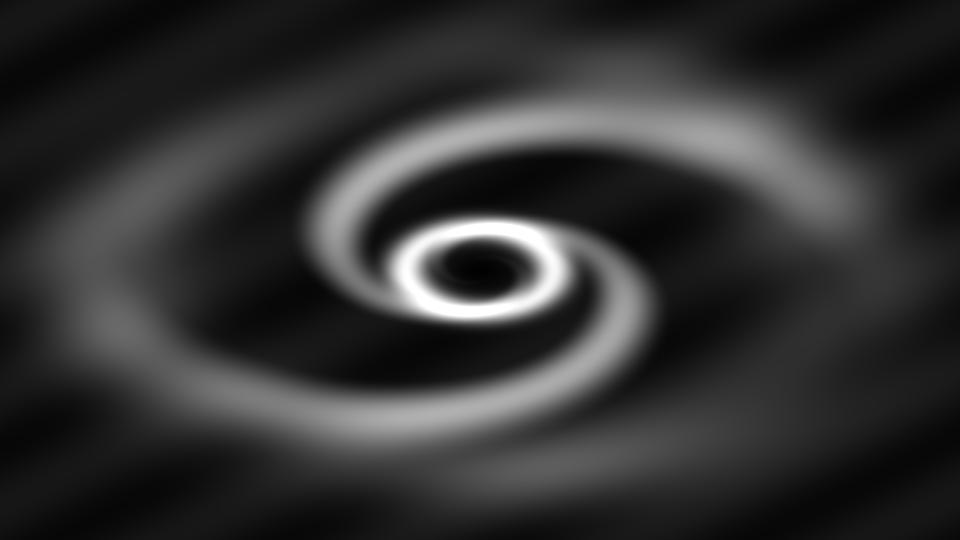
#> input picture synthetic_storm.jpg, 960 x 540 px
$ python stormwalkers_engine.py
#> lines starting #> are read from the running program, lines starting #| are printed output that depends on the picture
#!/usr/bin/env python3
# Stormwalkers — The Earth Information Jukebox
# Scans the satellite image from left to right, converts its colors into a C minor pentatonic
# stereo piece, and writes stormwalkers_final.wav.

import hashlib
import os
import struct
import wave

import numpy as np
from PIL import Image

# Fixed audio quality and duration.
SAMPLE_RATE = 44100
DURATION = 10.0

# C minor pentatonic (C, Eb, F, G, Bb). From bottom to top, in the same order as the y-axis.
# Frequencies are taken from equal temperament with A4 = 440 Hz.
SCALE_HZ = (
    130.8128,  # C3
    155.5635,  # Eb3
    174.6141,  # F3
    195.9977,  # G3
    233.0819,  # Bb3
    261.6256,  # C4
    311.1270,  # Eb4
    349.2282,  # F4
    391.9954,  # G4
    466.1638,  # Bb4
    523.2511,  # C5
)
SCALE_NAMES = (
    "C3", "Eb3", "F3", "G3", "Bb3",
    "C4", "Eb4", "F4", "G4", "Bb4", "C5",
)
# The tension bass also uses low notes of the same key; no out-of-scale high note is generated.
SUB_C1 = 32.7032
SUB_G1 = 48.9994
PULSE_BB1 = 58.2705
PULSE_C2 = 65.4064

NOTE_COUNT = len(SCALE_HZ)


def script_dir():
    # The folder containing the script; images and WAV files are read/written here.
    return os.path.dirname(os.path.abspath(__file__))


def find_satellite_image():
    # First look for the NASA image, then the local sample image in the ZIP. Return None if neither exists.
    folder = script_dir()
    for name in ("nasa_storm.jpg", "nasa_storm.png", "synthetic_storm.jpg"):
        path = os.path.join(folder, name)
        if os.path.isfile(path):
            return path
    return None


# [39 lines left out: function make_synthetic_storm, not called in this run]


def load_rgb(image_path=None):
    # An optional explicit file path makes the NASA GIBS request process this exact image.
    # If no parameter is given, the first available image is used for local execution.
    path = os.path.abspath(os.fspath(image_path)) if image_path else find_satellite_image()
    if path is None:
        print("nasa_storm.jpg / nasa_storm.png not found. A synthetic colorful hurricane was generated.")
        image = make_synthetic_storm()
        source = "synthetic colorful hurricane"
    else:
        try:
            image = Image.open(path)
            image.load()
            source = path
        except (OSError, ValueError):
            print("Could not read the image. A synthetic colorful hurricane was generated.")
            image = make_synthetic_storm()
            source = "synthetic colorful hurricane"

    image = image.convert("RGB")
    image.thumbnail((960, 540), Image.Resampling.LANCZOS)
    rgb = np.asarray(image, dtype=np.float64) / 255.0
    return rgb, source


def smooth(values, window):
    # Smooth control curves to avoid clicks at column boundaries.
    window = int(window)
    if window < 3 or values.size < window:
        return values
    if window % 2 == 0:
        window += 1
    kernel = np.hanning(window)
    kernel /= kernel.sum()
    return np.convolve(values, kernel, mode="same")


def column_strength(field, fraction):
    # Brightest slice of the column. Prevent a thin eyewall from disappearing into the dark sea.
    height = field.shape[0]
    keep = max(1, int(round(height * fraction)))
    chosen = np.partition(field, height - keep, axis=0)[-keep:, :]
    return chosen.mean(axis=0)


def analyze(rgb):
    # Each column represents a time interval from west to east.
    red = rgb[:, :, 0]
    green = rgb[:, :, 1]
    blue = rgb[:, :, 2]
    height, width, _ = rgb.shape

    # Red/orange: heat and danger. Not considered dangerous if blue dominates.
    danger_px = np.clip(red - blue, 0.0, 1.0) * (0.75 + 0.25 * green)
    danger = column_strength(danger_px, 0.06)

    # Blue: precipitation and ocean. Red heat suppresses this.
    rain = column_strength(np.clip(blue - 0.45 * red, 0.0, 1.0), 0.10)

    # White: storm cloud when all three channels are bright.
    white_px = np.min(rgb, axis=2)
    cloud = column_strength(white_px, 0.10)

    # Vertical center of the cloud. 0 is the bottom edge, 1 is the top edge (higher note).
    row_height = np.linspace(1.0, 0.0, height)
    weight = white_px + 1e-6
    cloud_height = (weight * row_height[:, None]).sum(axis=0) / weight.sum(axis=0)

    # Row bands are assigned to notes: C5 at the top of the image, C3 at the bottom.
    bands = np.zeros((width, NOTE_COUNT), dtype=np.float64)
    for band in range(NOTE_COUNT):
        start = int(round(band * height / NOTE_COUNT))
        end = int(round((band + 1) * height / NOTE_COUNT))
        end = min(height, max(start + 1, end))
        note = NOTE_COUNT - 1 - band
        bands[:, note] = column_strength(white_px[start:end], 0.40)

    # Concentrate energy on the actual note closest to the cloud height.
    focus = cloud_height * (NOTE_COUNT - 1)
    offsets = np.arange(NOTE_COUNT)[None, :] - focus[:, None]
    emphasis = np.exp(-0.5 * (offsets / 0.60) ** 2)
    bands *= 0.30 + 0.70 * emphasis

    for note in range(NOTE_COUNT):
        bands[:, note] = smooth(bands[:, note], 25)
    danger = smooth(danger, 25)
    rain = smooth(rain, 25)
    cloud = smooth(cloud, 25)
    cloud_height = smooth(cloud_height, 25)

    return {
        "danger": np.clip(danger, 0.0, 1.0),
        "rain": np.clip(rain, 0.0, 1.0),
        "cloud": np.clip(cloud, 0.0, 1.0),
        "height": np.clip(cloud_height, 0.0, 1.0),
        "bands": np.clip(bands, 0.0, 1.0),
    }


def to_samples(curve, count):
    # Distribute the column measurements smoothly over a 10-second sample timeline.
    if curve.size == 1:
        return np.full(count, float(curve[0]))
    src = np.arange(curve.size, dtype=np.float64)
    dst = np.linspace(0.0, curve.size - 1.0, count)
    return np.interp(dst, src, curve)


def synthesize(features):
    # All layers are phase-continuous sine waves at exact note frequencies.
    count = int(DURATION * SAMPLE_RATE)
    time = np.arange(count, dtype=np.float64) / SAMPLE_RATE
    danger = smooth(to_samples(features["danger"], count), 1323)
    rain = smooth(to_samples(features["rain"], count), 1323)
    cloud = smooth(to_samples(features["cloud"], count), 1323)

    choir = np.zeros(count, dtype=np.float64)
    for note, freq in enumerate(SCALE_HZ):
        envelope = smooth(to_samples(features["bands"][:, note], count), 1764)
        choir += envelope * np.sin(2.0 * np.pi * freq * time)
    choir *= 0.34

    # Blue areas gradually swell the two lowest notes of the scale (ocean / precipitation).
    swell = 0.70 + 0.30 * np.sin(2.0 * np.pi * 0.11 * time)
    ocean = rain * swell * (
        0.65 * np.sin(2.0 * np.pi * SCALE_HZ[0] * time)
        + 0.40 * np.sin(2.0 * np.pi * SCALE_HZ[2] * time)
    )
    ocean *= 0.22

    # As red increases, the C1 root bass and G1 tension fifth swell.
    sub = (0.12 + 0.88 * danger) * (
        np.sin(2.0 * np.pi * SUB_C1 * time)
        + 0.42 * danger * np.sin(2.0 * np.pi * SUB_G1 * time)
    )
    sub *= 0.50

    # As danger increases, the pulse accelerates from 52 BPM to 128 BPM. The beats use Bb1 and C2.
    bpm = 52.0 + danger * 76.0
    beat = np.cumsum(bpm / 60.0 / SAMPLE_RATE) % 1.0
    pulse = (thump(beat, 0.050) * np.sin(2.0 * np.pi * PULSE_BB1 * time)
             + 0.72 * thump((beat - 0.20) % 1.0, 0.038) * np.sin(2.0 * np.pi * PULSE_C2 * time))
    pulse *= danger * 0.55

    wind = wind_layer(count, cloud, time)

    mix = choir + ocean + sub + pulse + wind
    # Fade in and out over the first and last 80 ms to prevent speaker clicks.
    fade = min(int(0.08 * SAMPLE_RATE), count // 2)
    ramp = np.linspace(0.0, 1.0, fade)
    mix[:fade] *= ramp
    mix[-fade:] *= ramp[::-1]

    peak = float(np.max(np.abs(mix))) if mix.size else 0.0
    if peak > 0.0:
        mix *= 0.89 / peak
    return pan_stereo(mix)


def thump(phase, width):
    # Short attack + exponential decay. A deep thump, not a high-pitched beep.
    attack = np.clip(phase / 0.010, 0.0, 1.0)
    body = np.exp(-phase / width)
    return attack * body * (phase < 0.42)


def wind_layer(count, cloud, time):
    # Soft wind: a mid-band of white noise opens up with cloud intensity.
    rng = np.random.default_rng(20261114)
    white = rng.uniform(-1.0, 1.0, count)
    body = smooth(white, 81)
    rumble = smooth(white, 1201)
    band = body - rumble
    power = float(np.sqrt(np.mean(band * band)))
    if power > 0.0:
        band /= power
    howl = 0.75 + 0.25 * np.sin(2.0 * np.pi * 0.13 * time)
    howl *= 0.85 + 0.15 * np.sin(2.0 * np.pi * 0.05 * time)
    return band * howl * (0.04 + 0.96 * cloud) * 0.16


def pan_stereo(mono):
    # As the scan progresses, energy moves from the left ear to the right ear.
    pan = np.linspace(0.0, 1.0, mono.size)
    angle = pan * (np.pi / 2.0)
    left_gain = np.cos(angle)
    right_gain = np.sin(angle)
    bleed = 0.12
    left = mono * (left_gain + bleed * right_gain)
    right = mono * (right_gain + bleed * left_gain)
    return left, right


def write_wav(left, right, output_path=None):
    # 16-bit, 2 channels, 44100 Hz. Samples are packed using struct.
    output = os.fspath(output_path) if output_path else os.path.join(script_dir(), "stormwalkers_final.wav")
    output = os.path.abspath(output)
    os.makedirs(os.path.dirname(output), exist_ok=True)
    interleaved = np.empty(left.size * 2, dtype=np.int16)
    interleaved[0::2] = np.clip(np.rint(left * 32767.0), -32768, 32767)
    interleaved[1::2] = np.clip(np.rint(right * 32767.0), -32768, 32767)

    with wave.open(output, "wb") as handle:
        handle.setnchannels(2)
        handle.setsampwidth(2)
        handle.setframerate(SAMPLE_RATE)
        chunk = 4096
        for start in range(0, interleaved.size, chunk):
            block = interleaved[start:start + chunk]
            handle.writeframes(struct.pack("<" + "h" * int(block.size), *block.tolist()))
    return output


def level_word(value):
    # Reduce numbers to three levels for the listener.
    if value >= 0.66:
        return "high"
    if value >= 0.33:
        return "medium"
    return "low"


def region_name(position):
    # 0 west / left ear, 1 east / right ear.
    if position < 0.33:
        return "western part (left ear)"
    if position > 0.66:
        return "eastern part (right ear)"
    return "center (between both ears)"


def print_summary(features, source, output_path=None):
    # Most intense column: combined peak of danger, cloud, and precipitation.
    danger = features["danger"]
    rain = features["rain"]
    cloud = features["cloud"]
    severity = 0.50 * danger + 0.35 * cloud + 0.15 * rain
    peak = int(np.argmax(severity))
    last = max(1, severity.size - 1)
    position = peak / last

    thirds = [float(np.max(part)) for part in np.array_split(severity, 3)]
    strongest = int(np.argmax(thirds))
    if strongest == 2:
        trend = "The storm intensifies from west to east."
    elif strongest == 0:
        trend = "The strongest part is in the west; the system weakens toward the east."
    else:
        trend = "The core is concentrated in the center of the image."

    strong = severity >= np.percentile(severity, 75)
    strong_danger = float(danger[strong].mean())
    strong_cloud = float(cloud[strong].mean())
    strong_rain = float(rain[strong].mean())

    peak_danger = float(danger[peak])
    peak_cloud = float(cloud[peak])
    peak_rain = float(rain[peak])
    heard = SCALE_NAMES[int(np.argmax(features["bands"][peak]))]
    if peak_cloud < 0.22 and peak_danger >= 0.45:
        pitch_line = "The cloud melody is in the background; the red core produces bass and pulse."
    else:
        pitch_line = f"The pitch heard at this height is {heard}."
    print()
    print("Accessibility summary")
    print(f"Source: {source}")
    print(
        f"The storm's most intense region is in the {region_name(position)} of the image, "
        f"at {position * 100:.0f}% of the left-to-right scan."
    )
    print(
        f"In this region, danger is {level_word(peak_danger)}, "
        f"cloud intensity is {level_word(peak_cloud)}, "
        f"and precipitation is {level_word(peak_rain)}. {pitch_line}"
    )
    print(
        f"Overall: in the strongest sections, danger is {level_word(strong_danger)}, "
        f"cloud cover is {level_word(strong_cloud)}, "
        f"and precipitation is {level_word(strong_rain)}. {trend}"
    )
    print("Stereo: the sound moves from the left ear to the right ear over 10 seconds.")
    output_name = os.path.basename(os.fspath(output_path)) if output_path else "stormwalkers_final.wav"
    print(f"Output: {output_name} (10 sec, 44100 Hz, stereo).")


def main():
    rgb, source = load_rgb()
#> in load_rgb, image is the input picture: PIL image 960x540 L; min 1, max 255, mean 49.7
    features = analyze(rgb)
#> in analyze, `danger_px = np.clip(red - blue, 0.0, 1.0) * (0.75 + 0.25 * green)`: danger_px: shape (540, 960) float64; every value is 0
#> in column_strength, `chosen = np.partition(field, height - keep, axis=0)[-keep:, :]`: chosen: shape (32, 960) float64; every value is 0
#> in analyze, `danger = column_strength(danger_px, 0.06)`: danger = 960 values from 0 to 0
#> call 2 of column_strength, with fraction = 0.1
#> in column_strength (call 2), `chosen = np.partition(field, height - keep, axis=0)[-keep:, :]`:
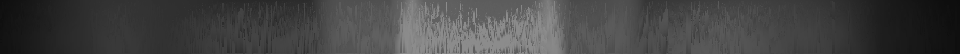
#> chosen: shape (54, 960) float64; min 0.0539, max 0.55, mean 0.272
#> in column_strength (call 2), `chosen = np.partition(field, height - keep, axis=0)[-keep:, :]`:
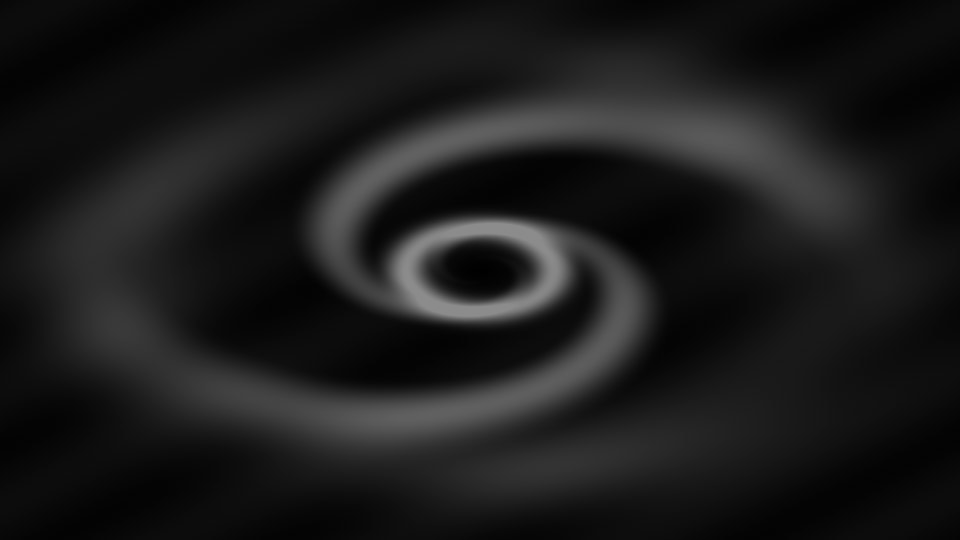
#> field: shape (540, 960) float64; min 0.00216, max 0.55, mean 0.107
#> in analyze, `rain = column_strength(np.clip(blue - 0.45 * red, 0.0, 1.0), 0.10)`: rain = 960 values, max 0.527 at index 410, min 0.0592 at index 959, mean 0.272
#> call 3 of column_strength, with fraction = 0.1
#> in column_strength (call 3), `chosen = np.partition(field, height - keep, axis=0)[-keep:, :]`:
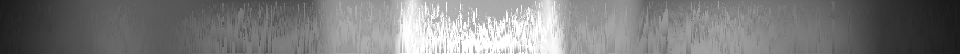
#> chosen: shape (54, 960) float64; min 0.098, max 1, mean 0.494
#> in analyze, `cloud = column_strength(white_px, 0.10)`: cloud = 960 values, max 0.958 at index 410, min 0.108 at index 959, mean 0.494
#> in analyze, `cloud_height = (weight * row_height[:, None]).sum(axis=0) / weight.sum..`: cloud_height = 960 values, max 0.562 at index 719, min 0.446 at index 296, mean 0.501
#> in analyze, `focus = cloud_height * (NOTE_COUNT - 1)`: focus = 960 values, max 5.62 at index 719, min 4.46 at index 296, mean 5.01
#> in analyze, `rain = smooth(rain, 25)`: rain = 960 values, max 0.516 at index 412, min 0.0327 at index 959, mean 0.272
#> in analyze, `cloud = smooth(cloud, 25)`: cloud = 960 values, max 0.939 at index 412, min 0.0595 at index 959, mean 0.494
#> in analyze, `cloud_height = smooth(cloud_height, 25)`: cloud_height = 960 values, max 0.561 at index 712, min 0.269 at index 959, mean 0.499
#> features = 5 items
    left, right = synthesize(features)
#> in synthesize, `peak = float(np.max(np.abs(mix))) if mix.size else 0.0`: peak = 0.839
    write_wav(left, right)
    print_summary(features, source)
#> in print_summary, `danger = features["danger"]`: danger = 960 values from 0 to 0
#> in print_summary, `severity = 0.50 * danger + 0.35 * cloud + 0.15 * rain`: severity = 960 values, max 0.406 at index 412, min 0.0257 at index 959, mean 0.214
#> in print_summary, `peak = int(np.argmax(severity))`: peak = 412
#> in print_summary, `position = peak / last`: position = 0.43
#> in print_summary, `thirds = [float(np.max(part)) for part in np.array_split(severity, 3)]`: thirds = [0.214, 0.406, 0.246]
#> in print_summary, `strongest = int(np.argmax(thirds))`: strongest = 1
#> in print_summary, `strong_danger = float(danger[strong].mean())`: strong_danger = 0
#> in print_summary, `strong_cloud = float(cloud[strong].mean())`: strong_cloud = 0.79
#> in print_summary, `strong_rain = float(rain[strong].mean())`: strong_rain = 0.434
#> in print_summary, `peak_danger = float(danger[peak])`: peak_danger = 0
#> in print_summary, `peak_cloud = float(cloud[peak])`: peak_cloud = 0.939
#> in print_summary, `peak_rain = float(rain[peak])`: peak_rain = 0.516
#> in print_summary, `heard = SCALE_NAMES[int(np.argmax(features["bands"][peak]))]`: heard = 'C4'
#> in print_summary, `pitch_line = f"The pitch heard at this height is {heard}."`: pitch_line = 'The pitch heard at this height is C4.'
#| The storm's most intense region is in the center (between both ears) of the image, at 43% of the left-to-right scan.
#| In this region, danger is low, cloud intensity is high, and precipitation is medium. The pitch heard at this height is C4.
#| Overall: in the strongest sections, danger is low, cloud cover is high, and precipitation is medium. The core is concentrated in the center of the image.


if __name__ == "__main__":
    main()


# --- NASA POWER sonification -------------------------------------------------
# This path maps actual NASA POWER daily values to sound. It is separate from
# the original image-color sonification above, so the original algorithm stays
# available and its visual proxies are not confused with measured weather data.

# [110 lines left out: functions _interpolate_observation_field, sonify_power_series, not called in this run]
